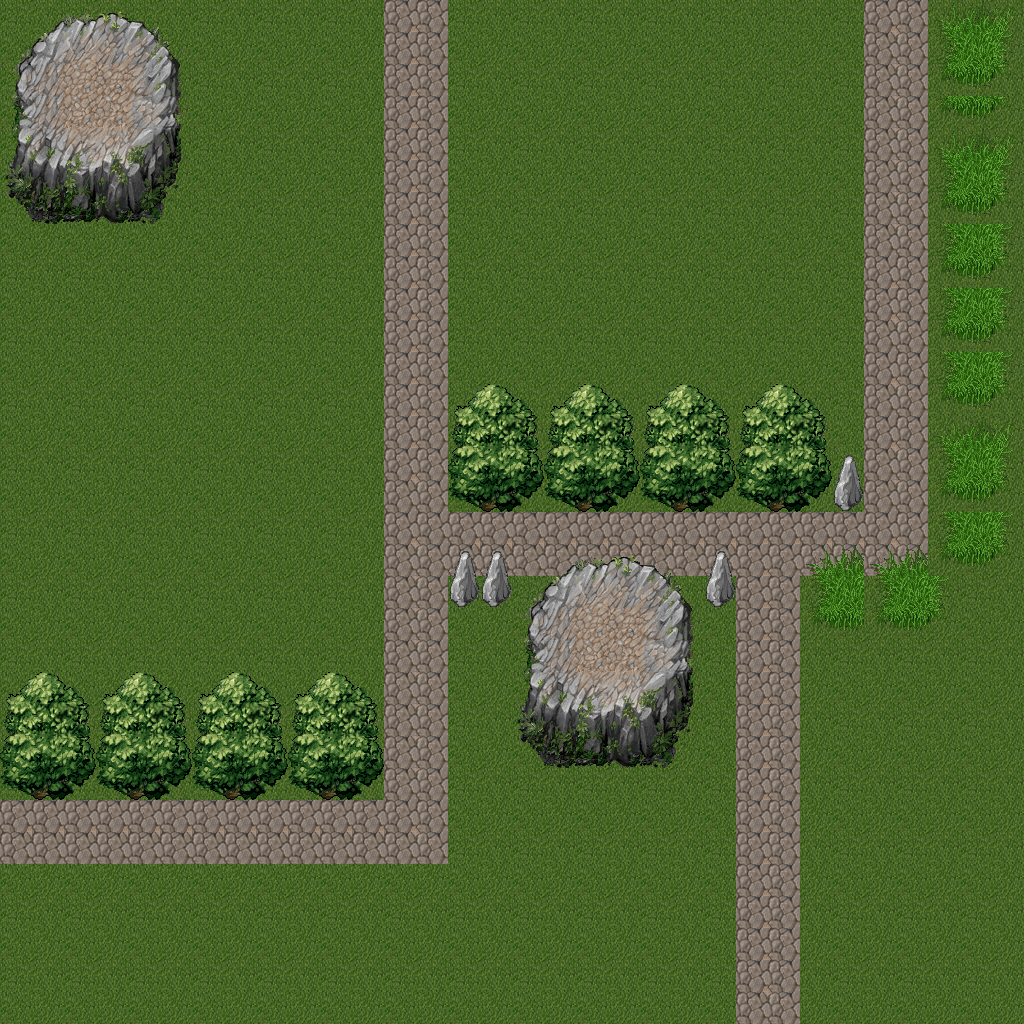

A 2D game scene composited from a Tiled map and its tileset images. What follows is a short description and the map's XML, with each tile layer's data collapsed to a summary:
An orthogonal 32x32 tile map with 32x32 px tiles, 2 tile layers (Tile Layer 1, Tile Layer 2).

<map version="1.0" tiledversion="1.0.3" orientation="orthogonal" renderorder="right-down" width="32" height="32" tilewidth="32" tileheight="32" nextobjectid="1">
 <tileset firstgid="1" source="uusika.tsx" />
 <layer name="Tile Layer 1" width="32" height="32">
  <data>[1024 cells, 1024 non-empty, 8 distinct tile ids]</data>
 </layer>
 <layer name="Tile Layer 2" width="32" height="32">
  <data>[1024 cells, 256 non-empty, 65 distinct tile ids]</data>
 </layer>
</map>
